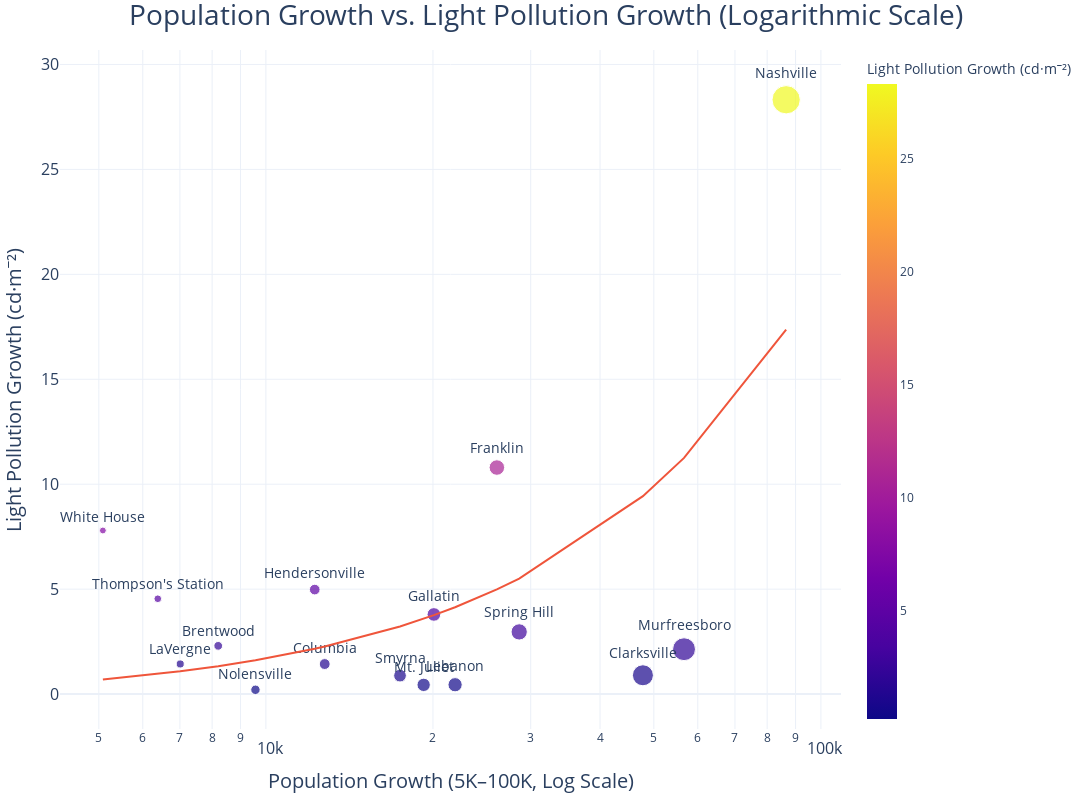

The notebook cell this image was saved under:
### Markdown cell above
# trying to make fonts bigger

### Code cell
import plotly.express as px

# Define a function to calculate growth between the first and last years with percentages
def calculate_growth_with_percent(df, column):
    earliest_year = df['Year'].min()
    latest_year = df['Year'].max()

    start_values = df[df['Year'] == earliest_year].groupby('NAME')[column].mean()
    end_values = df[df['Year'] == latest_year].groupby('NAME')[column].mean()

    growth = end_values - start_values
    percent_growth = (growth / start_values.replace(0, pd.NA)) * 100

    growth_df = pd.DataFrame({
        'Absolute Growth': growth,
        'Percent Growth': percent_growth
    })

    return growth_df

# Calculate growth for population and light pollution
population_growth = calculate_growth_with_percent(df, 'Population')
light_pollution_growth = calculate_growth_with_percent(df, 'light_pollution')

# Merge for comparison
growth_comparison = population_growth.join(
    light_pollution_growth,
    lsuffix='_population',
    rsuffix='_light_pollution'
).dropna().reset_index()

# Filter for range: population growth between 5k and 100k, and light pollution > 0
growth_comparison_filtered = growth_comparison[
    (growth_comparison['Absolute Growth_population'] >= 5000) &
    (growth_comparison['Absolute Growth_population'] <= 100000) &
    (growth_comparison['Absolute Growth_light_pollution'] > 0)
]

# Plotting with Plotly using log scale for clarity
fig = px.scatter(
    growth_comparison_filtered,
    x='Absolute Growth_population',
    y='Absolute Growth_light_pollution',
    text='NAME',
    hover_name='NAME',
    size='Absolute Growth_population',
    color='Absolute Growth_light_pollution',
    trendline='ols',
    log_x=True,
    title='Population Growth vs. Light Pollution Growth (Logarithmic Scale)',
    labels={
        'Absolute Growth_population': 'Population Growth (5K–100K, Log Scale)',
        'Absolute Growth_light_pollution': 'Light Pollution Growth (cd·m⁻²)'
    },
    width=1400,
    height=800,
    color_continuous_scale='Plasma'
)

# Update text annotations
fig.update_traces(textposition='top center', textfont=dict(size=14))

# Update layout for larger title and axis fonts
fig.update_layout(
    title={
        'text': 'Population Growth vs. Light Pollution Growth (Logarithmic Scale)',
        'x': 0.5,  # Center title
        'xanchor': 'center',
        'font': dict(size=28)
    },
    xaxis_title='Population Growth (5K–100K, Log Scale)',
    yaxis_title='Light Pollution Growth (cd·m⁻²)',
    xaxis=dict(title_font=dict(size=20), tickfont=dict(size=16)),
    yaxis=dict(title_font=dict(size=20), tickfont=dict(size=16)),
    coloraxis_colorbar_title='Light Pollution Growth (cd·m⁻²)',
    template='plotly_white',
    margin=dict(t=50, b=50, l=50, r=50)
)

fig.show()

### Figure 1 — Plotly figure (JSON) as saved in the notebook; plotly's stock layout.template omitted (floating-point values rounded to 4 significant figures)
{"data": [{"hovertemplate": "<b>%{hovertext}</b><br><br>Population Growth (5K–100K, Log Scale)=%{marker.size}<br>Light Pollution Growth (cd·m⁻²)=%{marker.color}<br>NAME=%{text}<extra></extra>", "hovertext": ["Brentwood", "Clarksville", "Columbia", "Franklin", "Gallatin", "Hendersonville", "LaVergne", "Lebanon", "Mt. Juliet", "Murfreesboro", "Nashville", "Nolensville", "Smyrna", "Spring Hill", "Thompson's Station", "White House"], "legendgroup": "", "marker": {"color": [2.298, 0.897, 1.431, 10.79, 3.795, 4.979, 1.435, 0.4452, 0.4388, 2.138, 28.32, 0.2044, 0.8786, 2.962, 4.541, 7.795], "coloraxis": "coloraxis", "size": [8205, 47787, 12764, 26071, 20077, 12246, 7009, 21922, 19241, 56675, 86566, 9576, 17444, 28601, 6386, 5085], "sizemode": "area", "sizeref": 216.4, "symbol": "circle"}, "mode": "markers+text", "name": "", "orientation": "v", "showlegend": false, "text": ["Brentwood", "Clarksville", "Columbia", "Franklin", "Gallatin", "Hendersonville", "LaVergne", "Lebanon", "Mt. Juliet", "Murfreesboro", "Nashville", "Nolensville", "Smyrna", "Spring Hill", "Thompson's Station", "White House"], "textfont": {"size": 14}, "textposition": "top center", "type": "scatter", "x": [8205, 47787, 12764, 26071, 20077, 12246, 7009, 21922, 19241, 56675, 86566, 9576, 17444, 28601, 6386, 5085], "xaxis": "x", "y": [2.298, 0.897, 1.431, 10.79, 3.795, 4.979, 1.435, 0.4452, 0.4388, 2.138, 28.32, 0.2044, 0.8786, 2.962, 4.541, 7.795], "yaxis": "y"}, {"hovertemplate": "<b>OLS trendline</b><br>Absolute Growth_light_pollution = 0.000204701 * Absolute Growth_population + -0.349688<br>R<sup>2</sup>=0.422664<br><br>Population Growth (5K–100K, Log Scale)=%{x}<br>Light Pollution Growth (cd·m⁻²)=%{y} <b>(trend)</b><extra></extra>", "legendgroup": "", "marker": {"symbol": "circle"}, "mode": "lines", "name": "", "showlegend": false, "textfont": {"size": 14}, "textposition": "top center", "type": "scatter", "x": [5085, 6386, 7009, 8205, 9576, 12246, 12764, 17444, 19241, 20077, 21922, 26071, 28601, 47787, 56675, 86566], "xaxis": "x", "y": [0.6912, 0.9575, 1.085, 1.33, 1.611, 2.157, 2.263, 3.221, 3.589, 3.76, 4.138, 4.987, 5.505, 9.432, 11.25, 17.37], "yaxis": "y"}], "layout": {"coloraxis": {"colorbar": {"title": {"text": "Light Pollution Growth (cd·m⁻²)"}}, "colorscale": [[0, "#0d0887"], [0.1111, "#46039f"], [0.2222, "#7201a8"], [0.3333, "#9c179e"], [0.4444, "#bd3786"], [0.5556, "#d8576b"], [0.6667, "#ed7953"], [0.7778, "#fb9f3a"], [0.8889, "#fdca26"], [1, "#f0f921"]]}, "height": 800, "legend": {"itemsizing": "constant", "tracegroupgap": 0}, "margin": {"b": 50, "l": 50, "r": 50, "t": 50}, "title": {"font": {"size": 28}, "text": "Population Growth vs. Light Pollution Growth (Logarithmic Scale)", "x": 0.5, "xanchor": "center"}, "width": 1400, "xaxis": {"anchor": "y", "domain": [0, 1], "tickfont": {"size": 16}, "title": {"font": {"size": 20}, "text": "Population Growth (5K–100K, Log Scale)"}, "type": "log"}, "yaxis": {"anchor": "x", "domain": [0, 1], "tickfont": {"size": 16}, "title": {"font": {"size": 20}, "text": "Light Pollution Growth (cd·m⁻²)"}}}}
